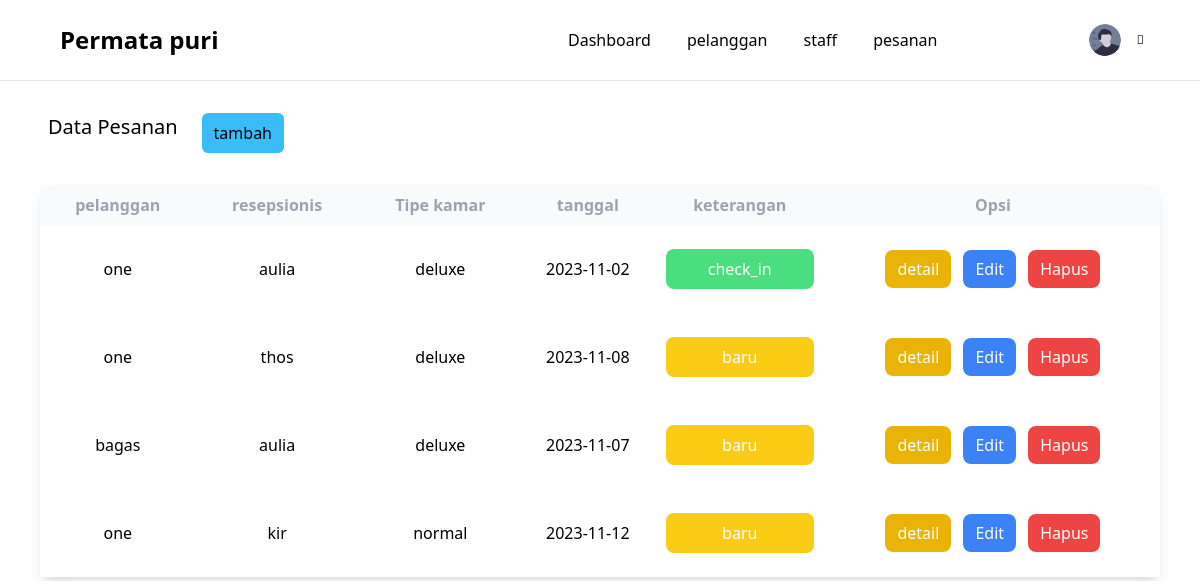
/pesanan.php, run on the app's committed database.
### tables this page shows
CREATE TABLE `pesanan` (
  `id` int(11) NOT NULL,
  `ID_pelanggan` int(11) NOT NULL,
  `ID_resepsionis` int(11) NOT NULL,
  `tipe_kamar` enum('normal','deluxe') NOT NULL,
  `tanggal` date NOT NULL,
  `harga` int(11) NOT NULL,
  `status` enum('baru','check_in','check_out') NOT NULL,
  `jumlah` int(11) NOT NULL,
  `total` int(11) NOT NULL
);

CREATE TABLE `pelanggan` (
  `id` int(255) NOT NULL,
  `username` varchar(255) NOT NULL,
  `email` varchar(255) NOT NULL,
  `password` varchar(255) NOT NULL,
  `kota` varchar(255) NOT NULL,
  `umur` int(255) NOT NULL,
  `saldo` int(11) NOT NULL
);

CREATE TABLE `user` (
  `id` int(255) NOT NULL,
  `username` varchar(255) NOT NULL,
  `email` varchar(255) NOT NULL,
  `password` varchar(255) NOT NULL,
  `role` enum('admin','resepsionis') NOT NULL
);

### pesanan.php (the view, shortened to what this page needs)
<?php
    require 'funtions.php';
?>
<!DOCTYPE html>
<html lang="en">
  <head>
    <script src="https://cdn.tailwindcss.com"></script>
    <link rel="stylesheet" href="https://cdnjs.cloudflare.com/ajax/libs/font-awesome/6.4.0/css/all.min.css">
    <link rel="stylesheet" href="dist/output.css" />
  </head>
  <body>
    <div class=" justify-between">
<div class="flex flex-row flex-wrap items-center bg-white p-6 border-b border-gray-200 px-14">
  <div class="flex-none w-48 flex flex-row items-center mr-80">
    <p class="ml-1 flex-1 text-2xl text-black font-bold">Permata puri</p>
  </div>
  <div class=" mr-auto">
    <a href="home_admin.php" class="mb-3 font-medium pr-8 text-base">
        Dashboard
      </a>
      <a href="pelanggan.php" class="mb-3 font-medium pr-8 text-base">
        pelanggan
      </a>
      <a href="Staff.php" class="mb-3 font-medium pr-8 text-base">
        staff
      </a>
      <a href="pesanan.php" class="mb-3 font-medium pr-8 text-base">
        pesanan
      </a>
    </div>
  <div class=" flex justify-end items-center ">
    <div class="dropdown relative">
      <button class="menu-btn flex flex-wrap items-center">
        <div class="w-8 h-8 overflow-hidden rounded-full">
          <img class="w-full h-full object-cover" src="img/user.svg" />
        </div>
        <div class="ml-2 flex">
          <i class="fad fa-chevron-down ml-2 my-auto text-xs leading-none"></i>
        </div>
      </button>
    </div>
  </div>
</div>
</div>
      <div class="w-full flex px-6 py-8">
            <p class="text-xl font-medium px-6"> Data Pesanan</p>
            <a href="tambahpes.php" class="bg-sky-400 rounded-md px-3 py-2 text-black hover:text-white">tambah</a>
            </div>
      <div class=" px-10">
          <table class="  table-auto w-full shadow-lg">
                    <thead class="bg-gray-50 text-base font-semibold text-gray-400 px-4">
                        <tr>
                            <th class="p-2">
                                <div class=" font-semibold">pelanggan</div>
                            </th>
                            <th class="p-2">
                                <div class=" font-semibold">resepsionis</div>
                            </th>
                            <th class="p-2">
                                <div class=" font-semibold">Tipe kamar</div>
                            </th>
                            <th class="p-2">
                                <div class=" font-semibold">tanggal</div>
                            </th>
                            <th class="p-2">
                                <div class=" font-semibold">keterangan</div>
                            </th>
                            <th class="p-2">
                                <div class=" font-semibold">Opsi</div>
                            </th>
                        </tr>
                    </thead>
            <?php
            $qry_pesanan = mysqli_query($connection,"SELECT user.username AS username_resepsionis, pelanggan.username AS username_pelanggan, pesanan.* FROM pesanan JOIN user ON user.id=pesanan.ID_resepsionis JOIN pelanggan ON pelanggan.id=pesanan.ID_pelanggan");
            while($data_pesanan=mysqli_fetch_array($qry_pesanan)){
            ?>
              <div class="">
                <tr class=" py-8">
                    <td class="text-center py-8 my-5"><?=$data_pesanan['username_pelanggan']?></td>
                    <td class="text-center my-5"><?=$data_pesanan['username_resepsionis']?></td>
                    <td class="text-center my-5"><?=$data_pesanan['tipe_kamar']?></td>
                    <td class="text-center my-5"><?=$data_pesanan['tanggal']?></td>
                    <td class=" px-3 my-5"><?php if($data_pesanan['status'] == 'baru'){
                          ?>
                            <p class="bg-yellow-400 text-white text-center px-3 rounded-lg p-2"><?=$data_pesanan['status']?></p>
                          <?php
                          }elseif($data_pesanan['status'] == 'check_in'){
                          ?>
                            <p class="bg-green-400 text-white text-center px-3 rounded-lg p-2"><?=$data_pesanan['status']?></p>
                          <?php
                          }elseif($data_pesanan['status'] == 'check_out'){
                          ?>
                          <p class="bg-red-400 text-white text-center px-3 rounded-lg p-2"><?=$data_pesanan['status']?></p>
                          <?php
                          }
                          ?></td>
                   <td class=" text-center mt-4 mb-5">
                      <a href="detail_pesanan.php?id=<?= $data_pesanan['id']?>" class=" mr-2 px-3 py-2  bg-yellow-500 text-center rounded-lg  text-white">detail</a >
                      <a href="ubah_pesan.php?id=<?= $data_pesanan['id']?>" class=" mr-2 px-3 py-2  bg-blue-500 text-center rounded-lg  text-white">Edit</a >
                      <a href="hapuspes.php?id=<?= $data_pesanan['id']?>" onclick="return confirm('Apakah anda yakin menghapus data ini?')" class=" px-3 py-2 bg-red-500 text-center rounded-lg text-white">Hapus</a >
                    </td>
                </tr>
              </div>
            <?php
            }
            ?>
        </table>
      </div>
  </body>
</html>

### data on the page
pesanan: ID_pelanggan.username "one", ID_resepsionis.username "aulia", tipe_kamar "deluxe", tanggal "2023-11-02", status "check_in"
pesanan: ID_pelanggan.username "one", ID_resepsionis.username "thos", tipe_kamar "deluxe", tanggal "2023-11-08", status "baru"
pesanan: ID_pelanggan.username "bagas", ID_resepsionis.username "aulia", tipe_kamar "deluxe", tanggal "2023-11-07", status "baru"
pesanan: ID_pelanggan.username "one", ID_resepsionis.username "kir", tipe_kamar "normal", tanggal "2023-11-12", status "baru"
